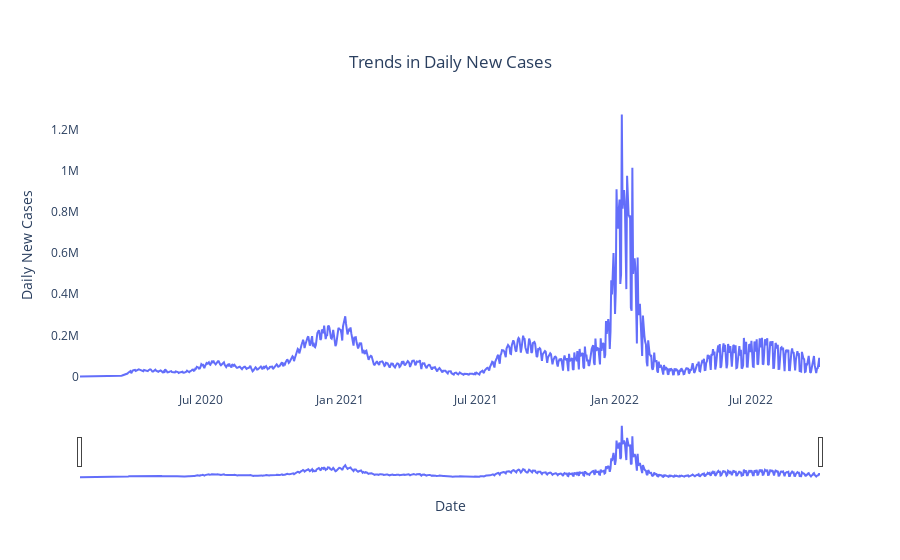

The notebook cell this image was saved under:
### Code cell
fig.update_layout({
'plot_bgcolor': 'rgba(0, 0, 0, 0)',
'paper_bgcolor': 'rgba(0, 0, 0, 0)'},
    
    title={'y':0.9,
        'x':0.5,'xanchor': 'center',
        'yanchor': 'top'}
)
fig.update_xaxes(title_text='Date')
fig.update_yaxes(title_text='Daily New Cases')

### Figure 1 — Plotly figure (JSON) as saved in the notebook; plotly's stock layout.template omitted (floating-point values rounded to 4 significant figures; data arrays with more than 128 entries replaced by an {"elided": "..."} marker saying what was removed)
{"data": [{"hovertemplate": "submission_date=%{x}<br>new_case=%{y}<extra></extra>", "legendgroup": "", "line": {"color": "#636efa", "dash": "solid"}, "marker": {"symbol": "circle"}, "mode": "lines", "name": "", "orientation": "v", "showlegend": false, "type": "scatter", "x": {"elided": "983 str values"}, "xaxis": "x", "y": {"elided": "983 int values"}, "yaxis": "y"}], "layout": {"legend": {"tracegroupgap": 0}, "paper_bgcolor": "rgba(0, 0, 0, 0)", "plot_bgcolor": "rgba(0, 0, 0, 0)", "title": {"text": "Trends in Daily New Cases", "x": 0.5, "xanchor": "center", "y": 0.9, "yanchor": "top"}, "xaxis": {"anchor": "y", "domain": [0, 1], "rangeslider": {"visible": true}, "title": {"text": "Date"}, "type": "date"}, "yaxis": {"anchor": "x", "domain": [0, 1], "title": {"text": "Daily New Cases"}}}}
